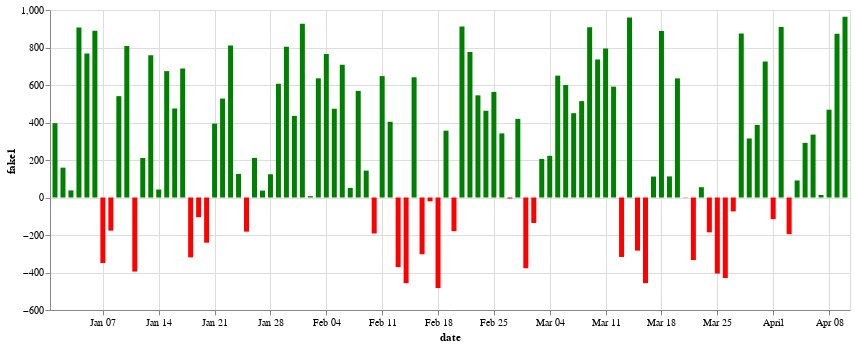

The code cell stored with this chart in its notebook:
### Code cell
user_drawdown = drawdown_chart(returns, 'date', 'fake1')
user_drawdown

### Figure 1 — Vega-Lite specification as saved in the notebook (floating-point values rounded to 4 significant figures)
{"config": {"view": {"continuousWidth": 300, "continuousHeight": 300}}, "data": {"name": "data-68cf875661d03b6b91839f164c421e4b"}, "mark": {"type": "bar"}, "encoding": {"color": {"condition": {"test": "(datum.fake1 > 0)", "value": "Green"}, "value": "red"}, "tooltip": [{"field": "date", "type": "temporal"}, {"field": "fake1", "type": "quantitative"}], "x": {"field": "date", "type": "temporal"}, "y": {"field": "fake1", "type": "quantitative"}}, "params": [{"name": "param_2", "select": {"type": "interval", "encodings": ["x", "y"]}, "bind": "scales"}], "width": 800, "$schema": "https://vega.github.io/schema/vega-lite/v5.15.1.json", "datasets": {"data-68cf875661d03b6b91839f164c421e4b": [{"date": "2018-01-01T00:00:00", "fake1": 396.2, "fake2": 95.43, "fake3": 964.7}, {"date": "2018-01-02T00:00:00", "fake1": 159.2, "fake2": -156.8, "fake3": -216.1}, {"date": "2018-01-03T00:00:00", "fake1": 37.85, "fake2": -424.4, "fake3": 476.7}, {"date": "2018-01-04T00:00:00", "fake1": 906.6, "fake2": 695.3, "fake3": 364.3}, {"date": "2018-01-05T00:00:00", "fake1": 767.9, "fake2": 125.6, "fake3": -499.0}, {"date": "2018-01-06T00:00:00", "fake1": 889.7, "fake2": 30.01, "fake3": -122.0}, {"date": "2018-01-07T00:00:00", "fake1": -349.5, "fake2": 554.4, "fake3": -401.7}, {"date": "2018-01-08T00:00:00", "fake1": -176.8, "fake2": 359.8, "fake3": 50.45}, {"date": "2018-01-09T00:00:00", "fake1": 540.5, "fake2": 612.8, "fake3": 884.4}, {"date": "2018-01-10T00:00:00", "fake1": 808.0, "fake2": 488.8, "fake3": 33.34}, {"date": "2018-01-11T00:00:00", "fake1": -394.9, "fake2": -360.9, "fake3": 415.9}, {"date": "2018-01-12T00:00:00", "fake1": 210.7, "fake2": 148.2, "fake3": 312.4}, {"date": "2018-01-13T00:00:00", "fake1": 758.4, "fake2": 805.2, "fake3": 200.3}, {"date": "2018-01-14T00:00:00", "fake1": 42.52, "fake2": -150.8, "fake3": -487.1}, {"date": "2018-01-15T00:00:00", "fake1": 674.1, "fake2": 736.9, "fake3": 132.6}, {"date": "2018-01-16T00:00:00", "fake1": 474.8, "fake2": 484.8, "fake3": 679.6}, {"date": "2018-01-17T00:00:00", "fake1": 688.5, "fake2": 728.3, "fake3": 921.4}, {"date": "2018-01-18T00:00:00", "fake1": -319.2, "fake2": -148.2, "fake3": 322.2}, {"date": "2018-01-19T00:00:00", "fake1": -105.0, "fake2": -0.8972, "fake3": 462.0}, {"date": "2018-01-20T00:00:00", "fake1": -241.0, "fake2": -465.6, "fake3": -214.0}, {"date": "2018-01-21T00:00:00", "fake1": 394.0, "fake2": 345.6, "fake3": 736.3}, {"date": "2018-01-22T00:00:00", "fake1": 527.7, "fake2": 381.4, "fake3": 73.92}, {"date": "2018-01-23T00:00:00", "fake1": 810.9, "fake2": 220.3, "fake3": -279.0}, {"date": "2018-01-24T00:00:00", "fake1": 125.9, "fake2": 190.1, "fake3": 77.46}, {"date": "2018-01-25T00:00:00", "fake1": -182.0, "fake2": 945.9, "fake3": -357.7}, {"date": "2018-01-26T00:00:00", "fake1": 211.2, "fake2": 10.49, "fake3": -445.0}, {"date": "2018-01-27T00:00:00", "fake1": 36.67, "fake2": -318.6, "fake3": 431.6}, {"date": "2018-01-28T00:00:00", "fake1": 124.0, "fake2": -258.6, "fake3": 708.7}, {"date": "2018-01-29T00:00:00", "fake1": 606.7, "fake2": 171.2, "fake3": 127.8}, {"date": "2018-01-30T00:00:00", "fake1": 803.5, "fake2": -56.44, "fake3": 726.1}, {"date": "2018-01-31T00:00:00", "fake1": 435.1, "fake2": 951.4, "fake3": -56.62}, {"date": "2018-02-01T00:00:00", "fake1": 926.6, "fake2": 824.1, "fake3": -343.4}, {"date": "2018-02-02T00:00:00", "fake1": 7.312, "fake2": 160.5, "fake3": 224.0}, {"date": "2018-02-03T00:00:00", "fake1": 635.7, "fake2": 461.7, "fake3": 137.4}, {"date": "2018-02-04T00:00:00", "fake1": 765.7, "fake2": -77.86, "fake3": 973.1}, {"date": "2018-02-05T00:00:00", "fake1": 473.3, "fake2": -287.7, "fake3": 526.2}, {"date": "2018-02-06T00:00:00", "fake1": 708.0, "fake2": -296.6, "fake3": 675.7}, {"date": "2018-02-07T00:00:00", "fake1": 50.95, "fake2": 98.95, "fake3": 733.0}, {"date": "2018-02-08T00:00:00", "fake1": 568.5, "fake2": 18.64, "fake3": -33.22}, {"date": "2018-02-09T00:00:00", "fake1": 143.5, "fake2": 204.2, "fake3": -480.0}, {"date": "2018-02-10T00:00:00", "fake1": -192.0, "fake2": -352.2, "fake3": 9.349}, {"date": "2018-02-11T00:00:00", "fake1": 647.5, "fake2": 553.9, "fake3": 613.4}, {"date": "2018-02-12T00:00:00", "fake1": 403.9, "fake2": 377.8, "fake3": 618.1}, {"date": "2018-02-13T00:00:00", "fake1": -371.1, "fake2": 164.2, "fake3": 839.7}, {"date": "2018-02-14T00:00:00", "fake1": -457.1, "fake2": 878.0, "fake3": 622.5}, {"date": "2018-02-15T00:00:00", "fake1": 641.1, "fake2": 640.7, "fake3": -97.15}, {"date": "2018-02-16T00:00:00", "fake1": -302.6, "fake2": 496.1, "fake3": 545.8}, {"date": "2018-02-17T00:00:00", "fake1": -20.3, "fake2": 302.3, "fake3": -218.2}, {"date": "2018-02-18T00:00:00", "fake1": -483.0, "fake2": 855.5, "fake3": 904.4}, {"date": "2018-02-19T00:00:00", "fake1": 356.5, "fake2": -79.33, "fake3": -442.2}, {"date": "2018-02-20T00:00:00", "fake1": -179.5, "fake2": 626.5, "fake3": 130.1}, {"date": "2018-02-21T00:00:00", "fake1": 912.3, "fake2": -435.6, "fake3": 255.7}, {"date": "2018-02-22T00:00:00", "fake1": 776.4, "fake2": -300.5, "fake3": 0.5315}, {"date": "2018-02-23T00:00:00", "fake1": 544.8, "fake2": -258.7, "fake3": -300.0}, {"date": "2018-02-24T00:00:00", "fake1": 462.5, "fake2": -457.0, "fake3": 668.0}, {"date": "2018-02-25T00:00:00", "fake1": 563.2, "fake2": -70.01, "fake3": 883.9}, {"date": "2018-02-26T00:00:00", "fake1": 341.8, "fake2": -16.26, "fake3": 652.4}, {"date": "2018-02-27T00:00:00", "fake1": -5.567, "fake2": -297.7, "fake3": 729.4}, {"date": "2018-02-28T00:00:00", "fake1": 419.4, "fake2": -238.9, "fake3": 529.4}, {"date": "2018-03-01T00:00:00", "fake1": -377.4, "fake2": 767.3, "fake3": 899.8}, {"date": "2018-03-02T00:00:00", "fake1": -135.9, "fake2": 156.2, "fake3": 879.0}, {"date": "2018-03-03T00:00:00", "fake1": 205.9, "fake2": 353.5, "fake3": 681.6}, {"date": "2018-03-04T00:00:00", "fake1": 222.3, "fake2": 519.8, "fake3": 284.7}, {"date": "2018-03-05T00:00:00", "fake1": 650.0, "fake2": 288.9, "fake3": -118.1}, {"date": "2018-03-06T00:00:00", "fake1": 599.8, "fake2": -420.2, "fake3": -432.6}, {"date": "2018-03-07T00:00:00", "fake1": 449.6, "fake2": 578.7, "fake3": 444.0}, {"date": "2018-03-08T00:00:00", "fake1": 514.0, "fake2": 147.4, "fake3": 773.8}, {"date": "2018-03-09T00:00:00", "fake1": 907.9, "fake2": 812.9, "fake3": 465.7}, {"date": "2018-03-10T00:00:00", "fake1": 735.7, "fake2": 189.4, "fake3": 482.5}, {"date": "2018-03-11T00:00:00", "fake1": 794.5, "fake2": -355.0, "fake3": 9.19}, {"date": "2018-03-12T00:00:00", "fake1": 591.2, "fake2": 498.6, "fake3": 499.4}, {"date": "2018-03-13T00:00:00", "fake1": -317.1, "fake2": 139.9, "fake3": 877.5}, {"date": "2018-03-14T00:00:00", "fake1": 960.5, "fake2": -484.6, "fake3": 519.2}, {"date": "2018-03-15T00:00:00", "fake1": -283.4, "fake2": -101.9, "fake3": 495.1}, {"date": "2018-03-16T00:00:00", "fake1": -456.9, "fake2": 460.7, "fake3": 870.6}, {"date": "2018-03-17T00:00:00", "fake1": 111.7, "fake2": -320.3, "fake3": 333.8}, {"date": "2018-03-18T00:00:00", "fake1": 888.5, "fake2": 925.5, "fake3": 511.7}, {"date": "2018-03-19T00:00:00", "fake1": 112.5, "fake2": 255.4, "fake3": 557.1}, {"date": "2018-03-20T00:00:00", "fake1": 635.4, "fake2": -175.8, "fake3": 974.4}, {"date": "2018-03-21T00:00:00", "fake1": -1.412, "fake2": 187.6, "fake3": -199.3}, {"date": "2018-03-22T00:00:00", "fake1": -333.3, "fake2": 733.2, "fake3": -174.9}, {"date": "2018-03-23T00:00:00", "fake1": 55.01, "fake2": -37.9, "fake3": 740.5}, {"date": "2018-03-24T00:00:00", "fake1": -185.9, "fake2": 923.4, "fake3": 91.94}, {"date": "2018-03-25T00:00:00", "fake1": -405.5, "fake2": 173.6, "fake3": 763.3}, {"date": "2018-03-26T00:00:00", "fake1": -429.5, "fake2": -384.1, "fake3": -306.5}, {"date": "2018-03-27T00:00:00", "fake1": -73.99, "fake2": 578.2, "fake3": -388.8}, {"date": "2018-03-28T00:00:00", "fake1": 874.4, "fake2": 128.8, "fake3": 175.2}, {"date": "2018-03-29T00:00:00", "fake1": 314.9, "fake2": 228.6, "fake3": -91.44}, {"date": "2018-03-30T00:00:00", "fake1": 386.8, "fake2": 1.697, "fake3": 625.2}, {"date": "2018-03-31T00:00:00", "fake1": 725.7, "fake2": 608.1, "fake3": 474.8}, {"date": "2018-04-01T00:00:00", "fake1": -115.8, "fake2": 830.4, "fake3": -392.9}, {"date": "2018-04-02T00:00:00", "fake1": 908.7, "fake2": 423.2, "fake3": 384.1}, {"date": "2018-04-03T00:00:00", "fake1": -195.5, "fake2": -463.1, "fake3": 363.1}, {"date": "2018-04-04T00:00:00", "fake1": 91.0, "fake2": 463.7, "fake3": 834.6}, {"date": "2018-04-05T00:00:00", "fake1": 291.4, "fake2": -254.1, "fake3": 670.8}, {"date": "2018-04-06T00:00:00", "fake1": 335.6, "fake2": 989.7, "fake3": -136.5}, {"date": "2018-04-07T00:00:00", "fake1": 13.45, "fake2": 920.7, "fake3": -292.5}, {"date": "2018-04-08T00:00:00", "fake1": 468.3, "fake2": 58.29, "fake3": 150.6}, {"date": "2018-04-09T00:00:00", "fake1": 872.8, "fake2": 983.6, "fake3": 470.4}, {"date": "2018-04-10T00:00:00", "fake1": 964.1, "fake2": 549.3, "fake3": 228.1}]}}
